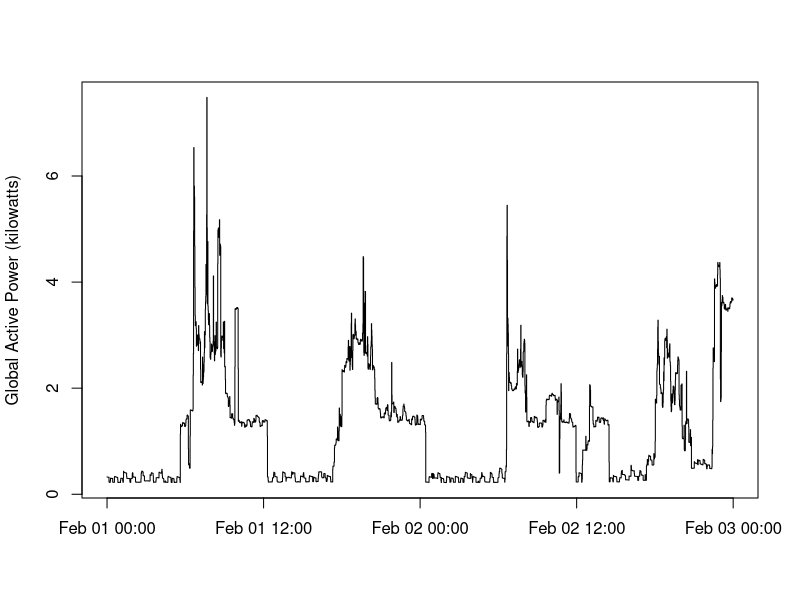

R code for this plot:
## Exploratory Data Analysis - Project Assignment 1 - Plot 2
#
# I decided to preprocess the file and only selected those dates that are relevant for
# the course project. That should be more convenient to work with regardless of computer.

library("data.table")

#Read the data using the data.table-package, using "?" as missing value string!

epc <- fread("hpc small.txt", colClasses ="character", na.strings="?")

# Create a DateTime field 
epc$DateTime <- paste(epc$Date,epc$Time)
epc$DateTime <- as.POSIXct(epc$DateTime, format="%d/%m/%Y %H:%M:%S")

# Create the plot using the png device with standard settings of 480x480

png(filename = "plot2.png")
plot(epc$DateTime, as.numeric(epc$Global_active_power), type = "s", xlab="", ylab= "Global Active Power (kilowatts)")
dev.off()